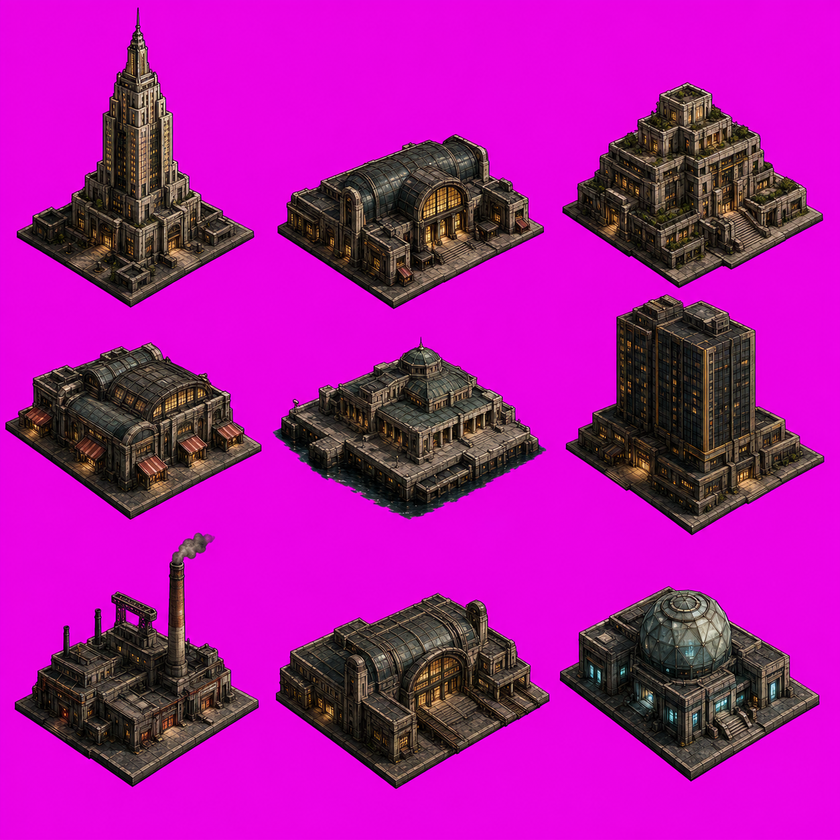
#> input picture art/painterly/level0/building-block-composites-chroma.png, 840 x 840 px, shrunk from 1254 x 1254 before the run
$ python chroma_to_alpha.py
#> lines starting #> are read from the running program, lines starting #| are printed output that depends on the picture
"""Convert an AI-painted chroma-key sheet into the alpha production source.

The generation tool outputs sheets on a flat magenta key. This script keys the
background out with a soft distance ramp and removes magenta fringe spill from
silhouette edges, producing the `-alpha.png` file consumed by
`build_runtime_assets.py`. Previously this normalization was done ad hoc and was
not reproducible from the repository (GET-181); committing it closes that gap.

Usage:
    python3 chroma_to_alpha.py                      # default sheet paths
    python3 chroma_to_alpha.py in.png out.png       # explicit paths
    python3 chroma_to_alpha.py --near 50 --far 120  # tolerance tuning

The key color is auto-detected as the median of the sheet's border pixels
(robust against compression noise); pass --key R,G,B to override.
"""

from __future__ import annotations

import argparse
from pathlib import Path
from statistics import median

from PIL import Image

SOURCE_ROOT = Path(__file__).resolve().parents[1]
DEFAULT_INPUT = SOURCE_ROOT / "building-block-composites-chroma.png"
DEFAULT_OUTPUT = SOURCE_ROOT / "building-block-composites-alpha.png"

# Distance-to-key thresholds (Euclidean RGB). Below NEAR → fully transparent;
# above FAR → fully opaque; smooth ramp between. Key noise in generated sheets
# reaches ~40 units; painterly content sits above ~150.
DEFAULT_NEAR = 70.0
DEFAULT_FAR = 170.0

# Painterly-noir deliberately excludes saturated purple/magenta. Generated
# antialiasing can skew toward either red or blue as it darkens, so hue cleanup
# must tolerate more imbalance than a bright-key comparison while avoiding the
# authored crimson and teal ranges.
MAGENTA_MAX_RED_BLUE_IMBALANCE = 0.50
MAGENTA_TRANSPARENT_GREEN_RATIO = 0.35
MAGENTA_OPAQUE_GREEN_RATIO = 0.60


def detect_key_color(image: Image.Image) -> tuple[int, int, int]:
    width, height = image.size
    samples: list[tuple[int, int, int]] = []
    for x in range(0, width, 3):
        samples.append(image.getpixel((x, 0)))
        samples.append(image.getpixel((x, height - 1)))
    for y in range(0, height, 3):
        samples.append(image.getpixel((0, y)))
        samples.append(image.getpixel((width - 1, y)))
    return (
        round(median(s[0] for s in samples)),
        round(median(s[1] for s in samples)),
        round(median(s[2] for s in samples)),
    )


def key_to_alpha(
    image: Image.Image,
    key: tuple[int, int, int],
    near: float,
    far: float,
) -> Image.Image:
    width, height = image.size
    source = image.tobytes()
    out = bytearray(width * height * 4)
    ramp = max(1e-6, far - near)
    key_r, key_g, key_b = key

    for index in range(width * height):
        r = source[index * 3]
        g = source[index * 3 + 1]
        b = source[index * 3 + 2]
        distance = ((r - key_r) ** 2 + (g - key_g) ** 2 + (b - key_b) ** 2) ** 0.5
        alpha = min(1.0, max(0.0, (distance - near) / ramp))

        # AI antialiasing darkens the magenta key at silhouette edges. Those
        # pixels can be far from the bright key in Euclidean RGB while keeping
        # the same unmistakable magenta hue, which otherwise leaves a purple
        # halo in-game. The production palette has no saturated magenta, so
        # attenuate that hue independently of brightness.
        magenta_floor = min(r, b)
        if magenta_floor > 24:
            hue_balance = abs(r - b) / max(1, max(r, b))
            green_ratio = g / magenta_floor
            if (
                hue_balance < MAGENTA_MAX_RED_BLUE_IMBALANCE
                and green_ratio < MAGENTA_OPAQUE_GREEN_RATIO
            ):
                hue_ramp = (
                    MAGENTA_OPAQUE_GREEN_RATIO
                    - MAGENTA_TRANSPARENT_GREEN_RATIO
                )
                hue_alpha = min(
                    1.0,
                    max(
                        0.0,
                        (green_ratio - MAGENTA_TRANSPARENT_GREEN_RATIO)
                        / hue_ramp,
                    ),
                )
                alpha *= hue_alpha

        if alpha > 0.0:
            # Despill: magenta fringe shows as R and B jointly exceeding G.
            # Pull the excess toward G so edges read as neutral paint, scaled
            # by how close the pixel sits to the key.
            spill = min(r, b) - g
            if spill > 0:
                correction = spill * (1.0 - alpha)
                r = round(r - correction)
                b = round(b - correction)

        base = index * 4
        out[base] = max(0, min(255, r))
        out[base + 1] = g
        out[base + 2] = max(0, min(255, b))
        out[base + 3] = round(alpha * 255)

    return Image.frombytes("RGBA", (width, height), bytes(out))


def main() -> None:
    parser = argparse.ArgumentParser(description=__doc__)
    parser.add_argument("input", nargs="?", type=Path, default=DEFAULT_INPUT)
    parser.add_argument("output", nargs="?", type=Path, default=DEFAULT_OUTPUT)
    parser.add_argument("--key", type=str, default=None, help="Override key color as R,G,B")
    parser.add_argument("--near", type=float, default=DEFAULT_NEAR)
    parser.add_argument("--far", type=float, default=DEFAULT_FAR)
    args = parser.parse_args()

    image = Image.open(args.input).convert("RGB")
#> image is the input picture: PIL image 840x840 RGB; mean R, G, B 173.1, 21.9, 161.9
    key = (
        tuple(int(part) for part in args.key.split(","))
        if args.key
        else detect_key_color(image)
    )
#> after the loop in detect_key_color, `for x in range(0, width, 3):`: samples = 560 items, first 6: (225, 8, 220), (222, 19, 213), (233, 3, 231), (231, 7, 223), (232, 4, 229), (231, 8, 223)
#> after the loop in detect_key_color, `for y in range(0, height, 3):`: samples = 1120 items, first 6: (225, 8, 220), (222, 19, 213), (233, 3, 231), (231, 7, 223), (232, 4, 229), (231, 8, 223)
#> key = (233, 4, 228)
    if len(key) != 3:
        raise ValueError("--key must be R,G,B")

    result = key_to_alpha(image, key, args.near, args.far)
#> in key_to_alpha, `key_r, key_g, key_b = key`: key_r = 233; key_g = 4; key_b = 228
#> the loop in key_to_alpha, `for index in range(width * height):` made 705600 passes
#> (r, g, b, distance, magenta_floor, hue_balance, green_ratio) on passes 1 to 12: (225, 8, 220, 12, 220, 0.0222, 0.0364), (233, 4, 228, 0, 228, 0.0215, 0.0175), (234, 3, 229, 1.73, 229, 0.0214, 0.0131), (233, 3, 231, 3.16, 231, 0.00858, 0.013), (233, 3, 231, 3.16, 231, 0.00858, 0.013), (232, 4, 230, 2.24, 230, 0.00862, 0.0174), (232, 4, 229, 1.41, 229, 0.0129, 0.0175), (232, 4, 229, 1.41, 229, 0.0129, 0.0175), (233, 4, 229, 1, 229, 0.0172, 0.0175), (233, 5, 229, 1.41, 229, 0.0172, 0.0218), (232, 5, 229, 1.73, 229, 0.0129, 0.0218), (232, 4, 229, 1.41, 229, 0.0129, 0.0175)
#> (r, g, b, distance, magenta_floor, hue_balance) on pass 58: (233, 4, 230, 2, 230, 0.0129)
#> in key_to_alpha, `return Image.frombytes("RGBA", (width, height), bytes(out))`:
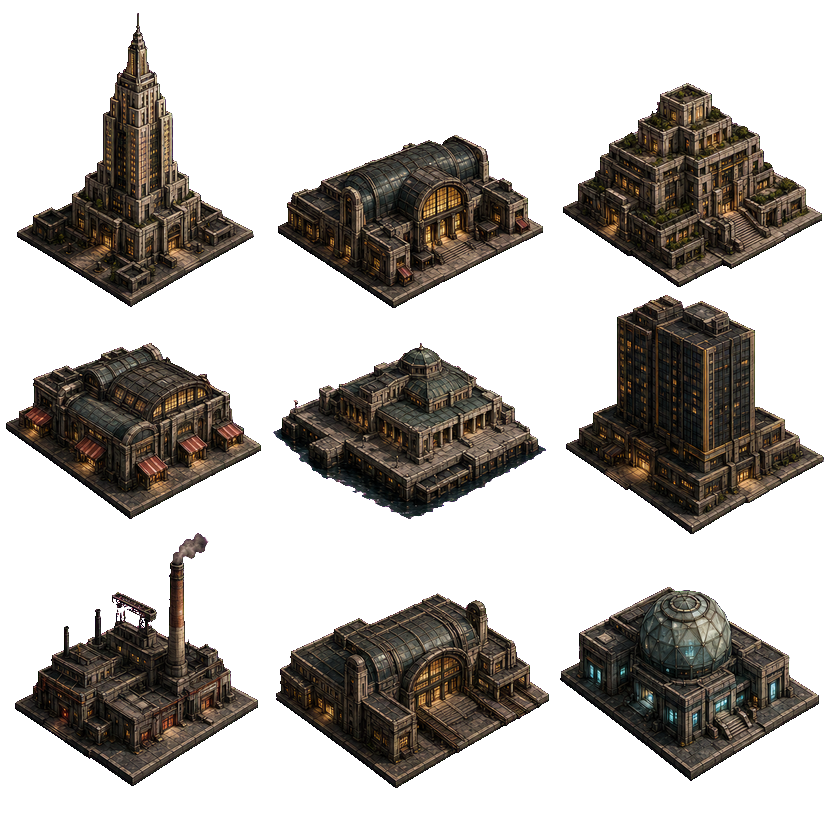
#> returned value: PIL image 840x840 RGBA; mean R, G, B, A 173.1, 21.9, 161.9, 91.2; transparent parts drawn white
    result.save(args.output, optimize=True)

    opaque = sum(1 for a in result.getchannel("A").tobytes() if a > 0)
    total = image.width * image.height
    print(
        f"Keyed {args.input.name} -> {args.output.name} "
        f"(key rgb{key}, {opaque / total:.1%} opaque)"
    )
#| Keyed building-block-composites-chroma.png -> building-block-composites-alpha.png (key rgb(233, 4, 228), 35.8% opaque)


if __name__ == "__main__":
    main()
